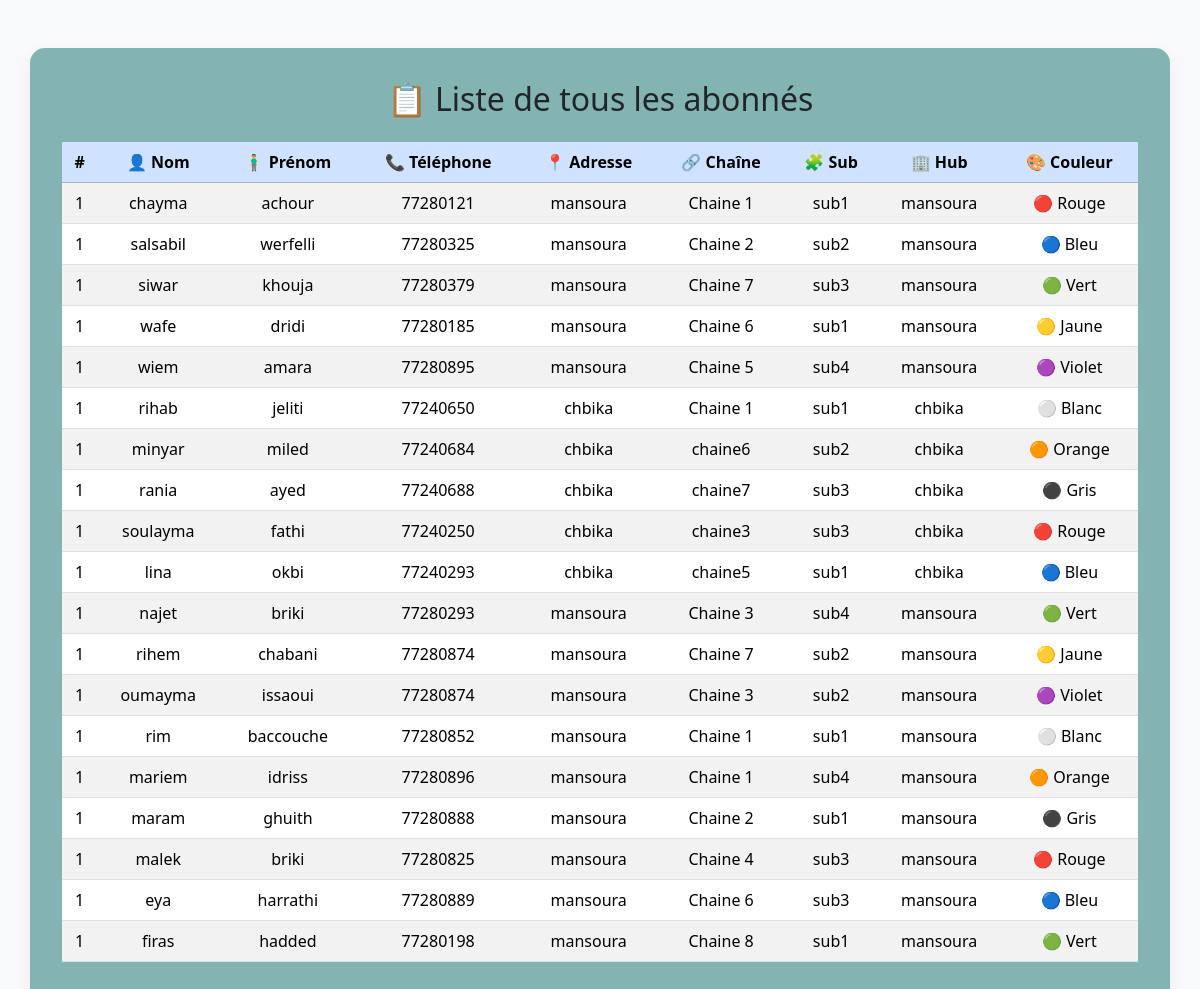
The app's page /abonnes/ with its own data.
### airponFtth/models.py (models this page shows, shortened)
class Abonne(models.Model):
    sub = models.ForeignKey(Sub, related_name='abonnes', on_delete=models.CASCADE)
    nom = models.CharField(max_length=100)
    prenom = models.CharField(max_length=100)
    numtel = models.CharField(max_length=15)
    adresse = models.CharField(max_length=255)

class Sub(models.Model):
    chaine = models.ForeignKey(Chaine, on_delete=models.CASCADE, related_name='subs')
    nom = models.CharField(max_length=100)

class Chaine(models.Model):
    hub = models.ForeignKey(Hub, on_delete=models.CASCADE, related_name='chaines')
    nom = models.CharField(max_length=100)

class Hub(models.Model):
    central = models.ForeignKey(Central, on_delete=models.CASCADE, related_name='hubs')
    nom = models.CharField(max_length=100)
    localisation = models.CharField(max_length=200)
    date_creation = models.DateTimeField(default=timezone.now)

### airponFtth/views.py (the view)
# urls.py: path('abonnes/', views.tous_abonnes, name='tous_abonnes'),
def tous_abonnes(request):
    abonnes = Abonne.objects.select_related('sub').all()
    return render(request, 'app/tous_abonnes_list.html', {'abonnes': abonnes})

### airponFtth/templates/app/tous_abonnes_list.html (shortened to what this page needs)
<!DOCTYPE html>
<html lang="fr">
<head>
    <link href="https://cdn.jsdelivr.net/npm/bootstrap@5.3.2/dist/css/bootstrap.min.css" rel="stylesheet">
</head>
<body class="bg-light">
    <div class="container mt-5 table-container">
        <h2 class="text-center mb-4">📋 Liste de tous les abonnés</h2>
        <table class="table table-striped table-hover align-middle">
            <thead class="table-primary">
                <tr>
                    <th>#</th>
                    <th>👤 Nom</th>
                    <th>🧍‍♂️ Prénom</th>
                    <th>📞 Téléphone</th>
                    <th>📍 Adresse</th>
                    <th>🔗 Chaîne</th>
                    <th>🧩 Sub</th>
                    <th>🏢 Hub</th>
                    <th>🎨 Couleur</th>
                </tr>
            </thead>
            <tbody>
                {% regroup abonnes by sub.id as abonnes_par_sub %}
                {% for group in abonnes_par_sub %}
                    {% for abonne in group.list %}
                        <tr>
                            <td>{{ forloop.counter }}</td>
                            <td>{{ abonne.nom }}</td>
                            <td>{{ abonne.prenom }}</td>
                            <td>{{ abonne.numtel }}</td>
                            <td>{{ abonne.adresse }}</td>
                            <td>{{ abonne.sub.chaine.nom }}</td>
                            <td>{{ abonne.sub.nom }}</td>
                            <td>{{ abonne.sub.chaine.hub.nom }}</td>
                            <td>
                                {% cycle '🔴 Rouge' '🔵 Bleu' '🟢 Vert' '🟡 Jaune' '🟣 Violet' '⚪ Blanc' '🟠 Orange' '⚫ Gris' %}
                            </td>
                        </tr>
                    {% endfor %}
                {% empty %}
                    <tr>
                        <td colspan="9" class="text-center text-muted">Aucun abonné trouvé.</td>
                    </tr>
                {% endfor %}
            </tbody>
        </table>
    </div>
</body>
</html>

### airponFtth/templates/app/tous_abonnes_list.html (style rules this page uses)
.table-container { background-color: rgb(131, 180, 178); padding: 2rem; border-radius: 15px; box-shadow: 0 4px 12px rgba(219, 101, 152, 0.1); }
th { text-align: center; }
td { vertical-align: middle; text-align: center; }

### records on screen
Abonne: nom "chayma", prenom "achour", numtel "77280121", adresse "mansoura", sub.chaine.nom "Chaine 1", sub.nom "sub1", sub.chaine.hub.nom "mansoura"
Abonne: nom "salsabil", prenom "werfelli", numtel "77280325", adresse "mansoura", sub.chaine.nom "Chaine 2", sub.nom "sub2", sub.chaine.hub.nom "mansoura"
Abonne: nom "siwar", prenom "khouja", numtel "77280379", adresse "mansoura", sub.chaine.nom "Chaine 7", sub.nom "sub3", sub.chaine.hub.nom "mansoura"
Abonne: nom "wafe", prenom "dridi", numtel "77280185", adresse "mansoura", sub.chaine.nom "Chaine 6", sub.nom "sub1", sub.chaine.hub.nom "mansoura"
Abonne: nom "wiem", prenom "amara", numtel "77280895", adresse "mansoura", sub.chaine.nom "Chaine 5", sub.nom "sub4", sub.chaine.hub.nom "mansoura"
Abonne: nom "rihab", prenom "jeliti", numtel "77240650", adresse "chbika", sub.chaine.nom "Chaine 1", sub.nom "sub1", sub.chaine.hub.nom "chbika"
Abonne: nom "minyar", prenom "miled", numtel "77240684", adresse "chbika", sub.chaine.nom "chaine6", sub.nom "sub2", sub.chaine.hub.nom "chbika"
Abonne: nom "rania", prenom "ayed", numtel "77240688", adresse "chbika", sub.chaine.nom "chaine7", sub.nom "sub3", sub.chaine.hub.nom "chbika"
Abonne: nom "soulayma", prenom "fathi", numtel "77240250", adresse "chbika", sub.chaine.nom "chaine3", sub.nom "sub3", sub.chaine.hub.nom "chbika"
Abonne: nom "lina", prenom "okbi", numtel "77240293", adresse "chbika", sub.chaine.nom "chaine5", sub.nom "sub1", sub.chaine.hub.nom "chbika"
Abonne: nom "najet", prenom "briki", numtel "77280293", adresse "mansoura", sub.chaine.nom "Chaine 3", sub.nom "sub4", sub.chaine.hub.nom "mansoura"
Abonne: nom "rihem", prenom "chabani", numtel "77280874", adresse "mansoura", sub.chaine.nom "Chaine 7", sub.nom "sub2", sub.chaine.hub.nom "mansoura"
Abonne: nom "oumayma", prenom "issaoui", numtel "77280874", adresse "mansoura", sub.chaine.nom "Chaine 3", sub.nom "sub2", sub.chaine.hub.nom "mansoura"
Abonne: nom "rim", prenom "baccouche", numtel "77280852", adresse "mansoura", sub.chaine.nom "Chaine 1", sub.nom "sub1", sub.chaine.hub.nom "mansoura"
Abonne: nom "mariem", prenom "idriss", numtel "77280896", adresse "mansoura", sub.chaine.nom "Chaine 1", sub.nom "sub4", sub.chaine.hub.nom "mansoura"
Abonne: nom "maram", prenom "ghuith", numtel "77280888", adresse "mansoura", sub.chaine.nom "Chaine 2", sub.nom "sub1", sub.chaine.hub.nom "mansoura"
Abonne: nom "malek", prenom "briki", numtel "77280825", adresse "mansoura", sub.chaine.nom "Chaine 4", sub.nom "sub3", sub.chaine.hub.nom "mansoura"
Abonne: nom "eya", prenom "harrathi", numtel "77280889", adresse "mansoura", sub.chaine.nom "Chaine 6", sub.nom "sub3", sub.chaine.hub.nom "mansoura"
Abonne: nom "firas", prenom "hadded", numtel "77280198", adresse "mansoura", sub.chaine.nom "Chaine 8", sub.nom "sub1", sub.chaine.hub.nom "mansoura"
